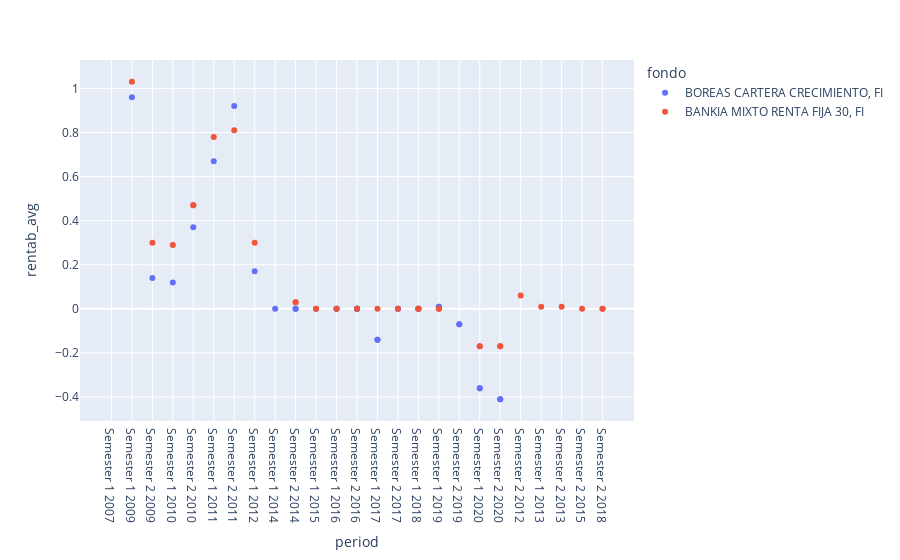

The code cell stored with this chart in its notebook:
### Code cell
## Visualizaciones
df['period_type']=df.apply(lambda x: period_type(x['period']), axis=1)
df['start_date'] =pd.to_datetime(df['start_date'])
df['end_date'] =pd.to_datetime(df['end_date'])
fondo_filt=(df['fondo']=='BOREAS CARTERA CRECIMIENTO, FI')|(df['fondo']=='BANKIA MIXTO RENTA FIJA 30, FI')
timeframe=df['period_type']=='Semester'   #Semester or Trimester
var='rentab_avg'

viz_df=df[fondo_filt&timeframe].sort_values('end_date',ascending=True)

import plotly.express as px
fig = px.scatter(viz_df, x="period", y='rentab_avg', color='fondo')
fig

### Figure 1 — Plotly figure (JSON) as saved in the notebook; plotly's stock layout.template omitted (floating-point values rounded to 4 significant figures)
{"data": [{"hovertemplate": "fondo=BOREAS CARTERA CRECIMIENTO, FI<br>period=%{x}<br>rentab_avg=%{y}<extra></extra>", "legendgroup": "BOREAS CARTERA CRECIMIENTO, FI", "marker": {"color": "#636efa", "symbol": "circle"}, "mode": "markers", "name": "BOREAS CARTERA CRECIMIENTO, FI", "orientation": "v", "showlegend": true, "type": "scatter", "x": ["Semester 1 2007", "Semester 1 2007", "Semester 1 2009", "Semester 2 2009", "Semester 1 2010", "Semester 1 2010", "Semester 1 2010", "Semester 2 2010", "Semester 1 2011", "Semester 1 2011", "Semester 1 2011", "Semester 2 2011", "Semester 1 2012", "Semester 1 2014", "Semester 2 2014", "Semester 2 2014", "Semester 1 2015", "Semester 1 2016", "Semester 1 2016", "Semester 2 2016", "Semester 2 2016", "Semester 2 2016", "Semester 2 2016", "Semester 1 2017", "Semester 1 2017", "Semester 2 2017", "Semester 2 2017", "Semester 1 2018", "Semester 1 2018", "Semester 1 2019", "Semester 1 2019", "Semester 2 2019", "Semester 2 2019", "Semester 1 2020", "Semester 1 2020", "Semester 2 2020", "Semester 2 2020"], "xaxis": "x", "y": [null, null, 0.96, 0.14, 0.12, null, null, 0.37, 0.67, null, null, 0.92, 0.17, 0, 0, 0, 0, 0, 0, 0, 0, 0, 0, -0.14, -0.14, 0, 0, 0, 0, 0.01, 0.01, -0.07, -0.07, -0.36, -0.36, -0.41, -0.41], "yaxis": "y"}, {"hovertemplate": "fondo=BANKIA MIXTO RENTA FIJA 30, FI<br>period=%{x}<br>rentab_avg=%{y}<extra></extra>", "legendgroup": "BANKIA MIXTO RENTA FIJA 30, FI", "marker": {"color": "#EF553B", "symbol": "circle"}, "mode": "markers", "name": "BANKIA MIXTO RENTA FIJA 30, FI", "orientation": "v", "showlegend": true, "type": "scatter", "x": ["Semester 1 2009", "Semester 2 2009", "Semester 1 2010", "Semester 2 2010", "Semester 2 2010", "Semester 1 2011", "Semester 2 2011", "Semester 1 2012", "Semester 2 2012", "Semester 1 2013", "Semester 2 2013", "Semester 2 2014", "Semester 2 2014", "Semester 1 2015", "Semester 2 2015", "Semester 1 2016", "Semester 2 2016", "Semester 1 2017", "Semester 2 2017", "Semester 1 2018", "Semester 1 2018", "Semester 2 2018", "Semester 2 2018", "Semester 1 2019", "Semester 1 2019", "Semester 1 2020", "Semester 1 2020", "Semester 2 2020", "Semester 2 2020"], "xaxis": "x", "y": [1.03, 0.3, 0.29, 0.47, 0.47, 0.78, 0.81, 0.3, 0.06, 0.01, 0.01, 0.03, 0.03, 0, 0, 0, 0, 0, 0, 0, 0, 0, 0, 0, 0, -0.17, -0.17, -0.17, -0.17], "yaxis": "y"}], "layout": {"autosize": true, "legend": {"title": {"text": "fondo"}, "tracegroupgap": 0}, "margin": {"t": 60}, "xaxis": {"anchor": "y", "autorange": true, "domain": [0, 1], "range": [-1.567, 25.57], "title": {"text": "period"}, "type": "category"}, "yaxis": {"anchor": "x", "autorange": true, "domain": [0, 1], "range": [-0.517, 1.137], "title": {"text": "rentab_avg"}, "type": "linear"}}}
